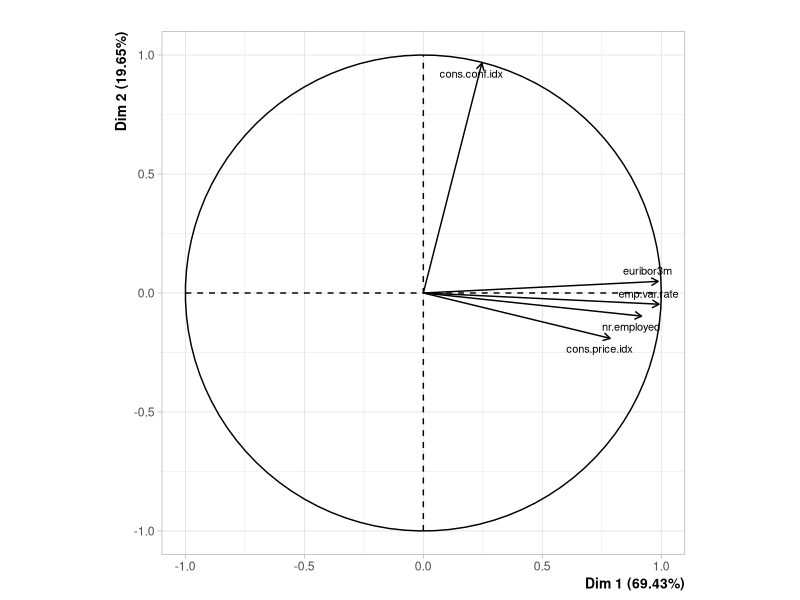
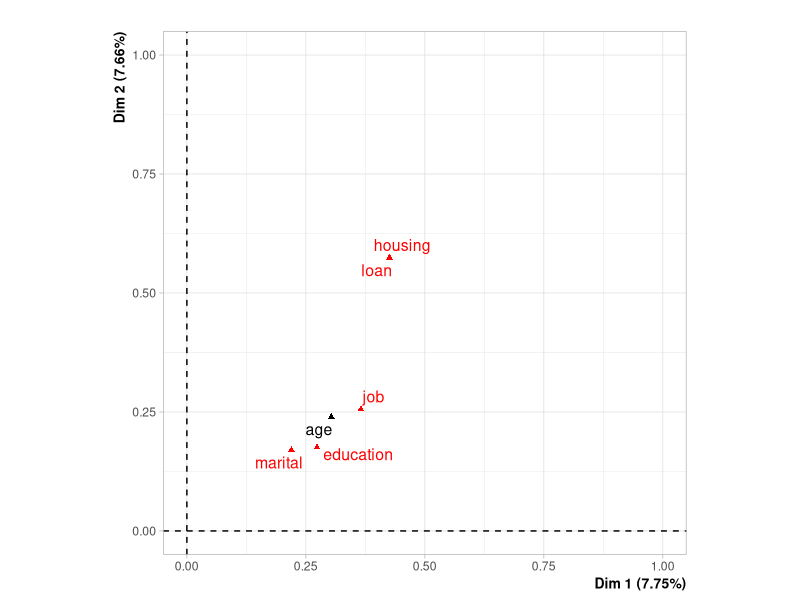
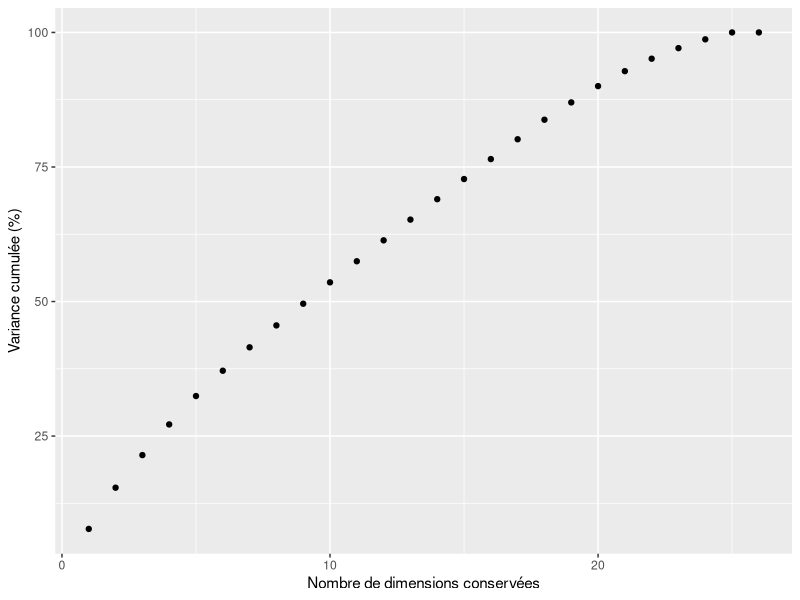

The R script that drew these images, in order:
## ---- chunk 1
library(ggplot2)
library(FactoMineR)

set.seed(42)

# Load data
df <- read.csv("bank_additional_clean.csv")

## ---- chunk 2
# Select only usefull columns
column_pca <- c("emp.var.rate", "cons.price.idx", "cons.conf.idx", "euribor3m", "nr.employed")
df_pca <- df[column_pca]

# Do the PCA
ndim_pca <- ncol(df_pca)
res_pca <- PCA(df_pca, ncp = ndim_pca, scale.unit = TRUE, graph = FALSE)
plot.PCA(res_pca, choix="var", title = "", cex=0.7)
# ggsave("pca.jpeg", device = "jpeg", dpi = 500)
## ---- chunk 3
# Select only usefull columns
column_famd <- c("age", "job", "marital", "education", "housing", "loan")
df_famd <- df[column_famd]
df_famd <- na.omit(df_famd)

# Do the FAMD
ndim_famd <- 100
res_famd <- FAMD(df_famd, ncp = ndim_famd, graph = FALSE)
plot.FAMD(res_famd, choix="var", title = "")
# ggsave("famd_var.jpeg", device = "jpeg", dpi = 500)

# Plot cumulative variance
eigen <- as.data.frame(res_famd$eig)
rownames(eigen) <- NULL
colnames(eigen) <- c("eigenvalue",  "percentage_of_variance", "cumulative_percentage_of_variance")
eigen["number"] <- as.integer(rownames(eigen))

ggplot(data = eigen) +
  geom_point(aes(x = number, y = cumulative_percentage_of_variance)) +
  xlab('Nombre de dimensions conservées') +
  ylab('Variance cumulée (%)')
# ggsave("famd_cumul.jpeg", device = "jpeg", dpi = 500)
